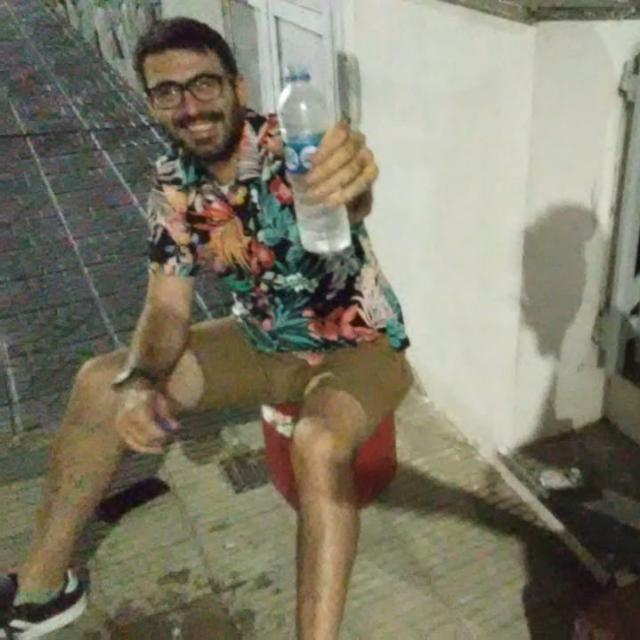
%> input picture TP0/IMG009.png, 640 x 640 px
$ octave Practica0.m   (GNU Octave 9; MATLAB toolbox functions it lacks are replaced by stand-ins)
%> lines starting %> are read from the running program, lines starting %| are printed output that depends on the picture
close all;

M = imread('IMG009.png');
%> M is the input picture: size 640x640x3 uint8; mean R, G, B 127.1, 123.3, 105.7

M1=rgb2gray(M);
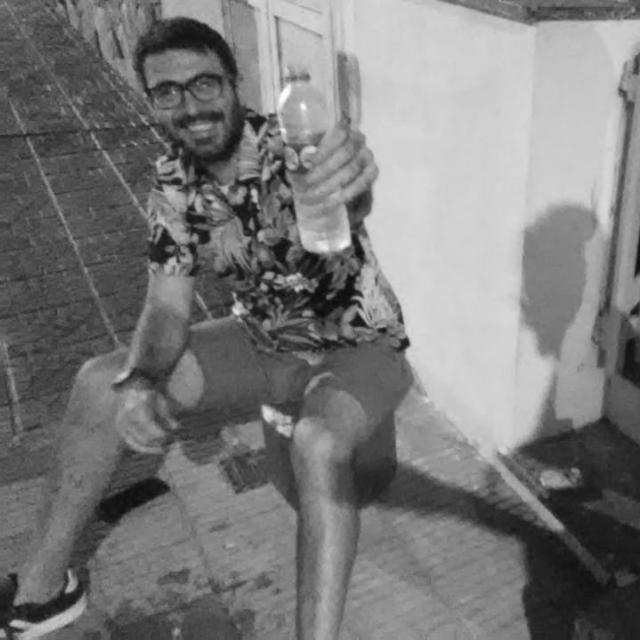
%> M1: size 640x640 uint8; min 8, max 255, mean 122.5
M2=M;
M2(:,:,3)=225;
M2(:,:,2)=125;
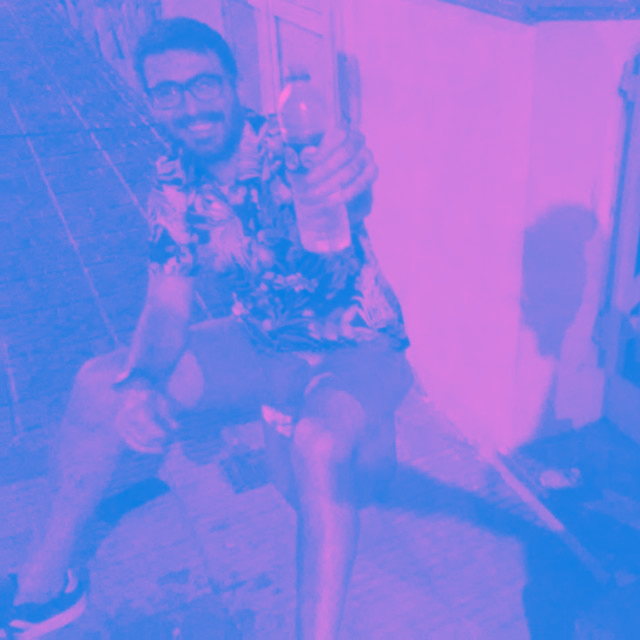
%> M2: size 640x640x3 uint8; mean R, G, B 127.1, 125, 225
M3=M;
M3(:,:,1)=125;
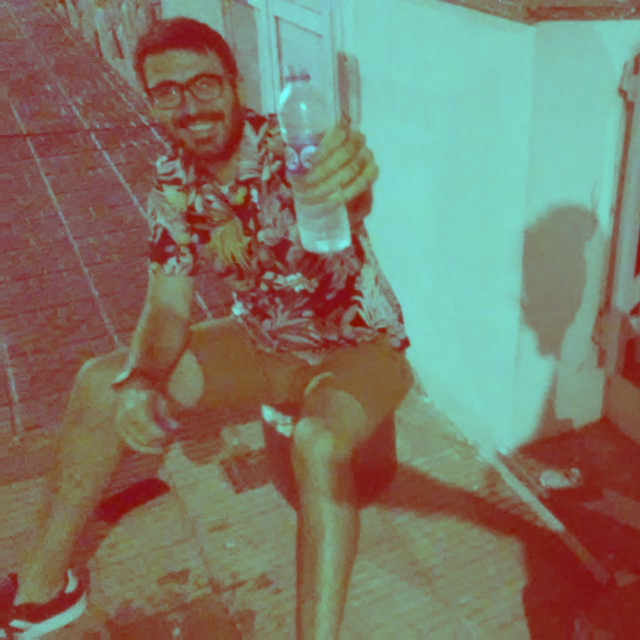
%> M3: size 640x640x3 uint8; mean R, G, B 125, 123.3, 105.7
M3(:,:,3)=125;
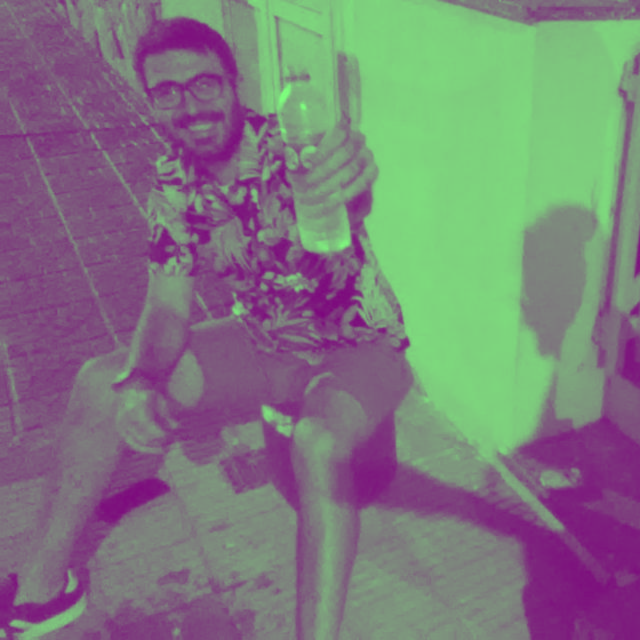
%> M3: size 640x640x3 uint8; mean R, G, B 125, 123.3, 125
M4=M;
M4(:,:,2)=125;
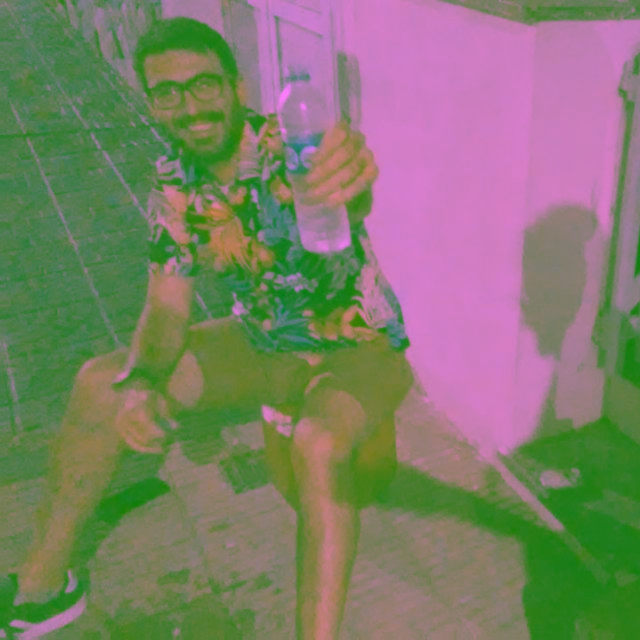
%> M4: size 640x640x3 uint8; mean R, G, B 127.1, 125, 105.7
M4(:,:,3)=125;
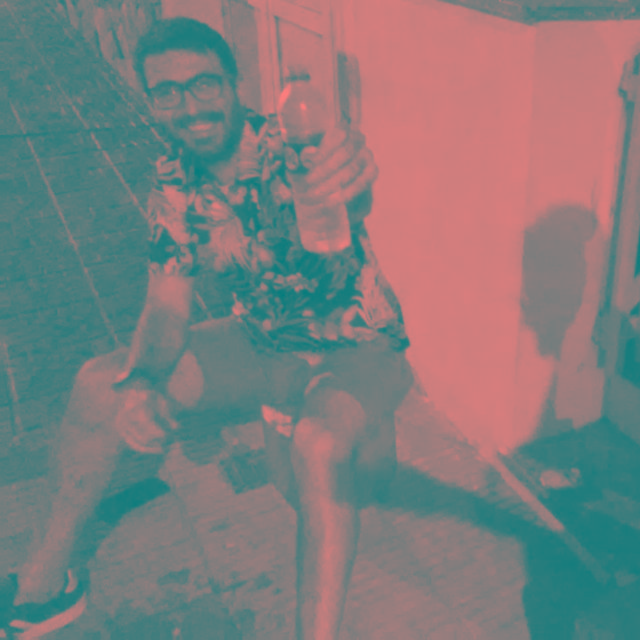
%> M4: size 640x640x3 uint8; mean R, G, B 127.1, 125, 125

MM=[M M2; M3,M4];
MM=imresize(MM,0.25);
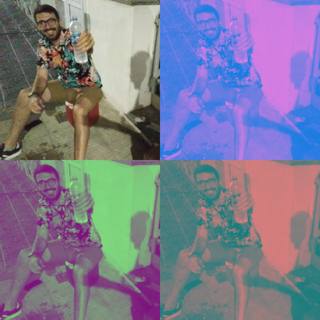
%> MM: size 320x320x3 uint8; mean R, G, B 126.6, 124.2, 145.2
imshow(MM);

imwrite(MM,'IMG01.png')

$ run again, with TP0/IMG008.png copied over TP0/IMG009.png
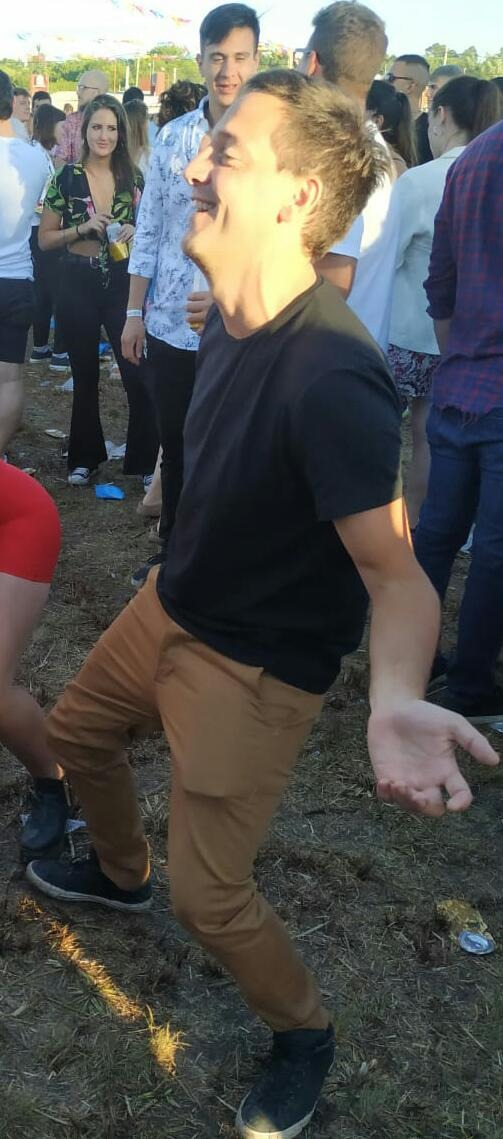
%> input picture TP0/IMG008.png, 503 x 1139 px
%> M is the input picture: size 1139x503x3 uint8; mean R, G, B 85.1, 84.4, 81.8
%> `M4(:,:,3)=125;`:
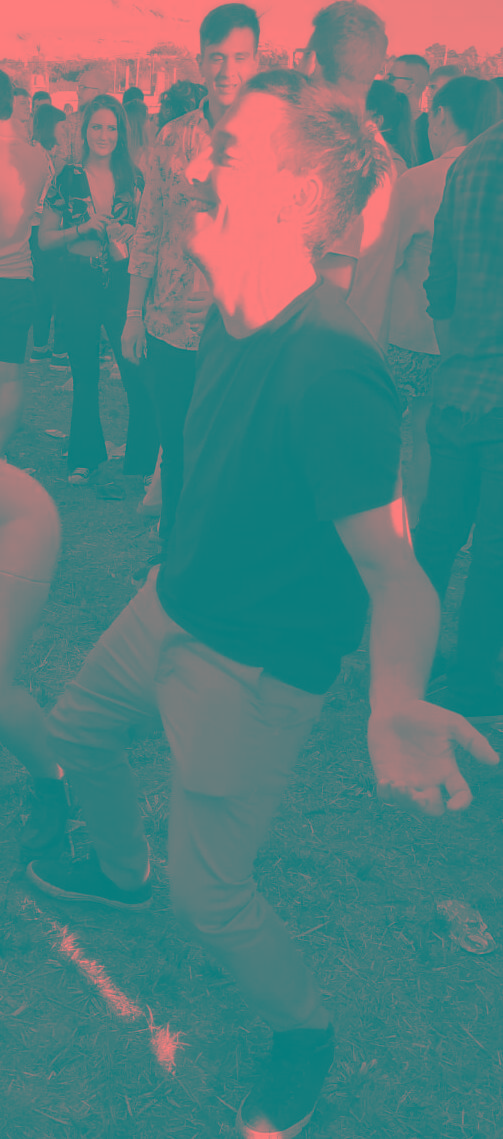
%> M4: size 1139x503x3 uint8; mean R, G, B 85.1, 125, 125
%> `MM=imresize(MM,0.25);`:
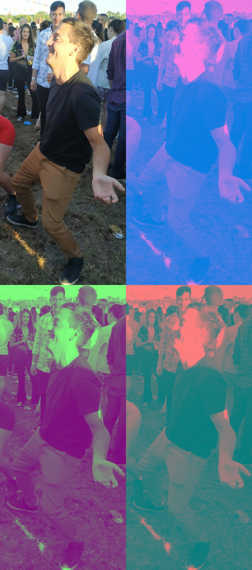
%> MM: size 570x252x3 uint8; mean R, G, B 95.1, 104.7, 139.2
